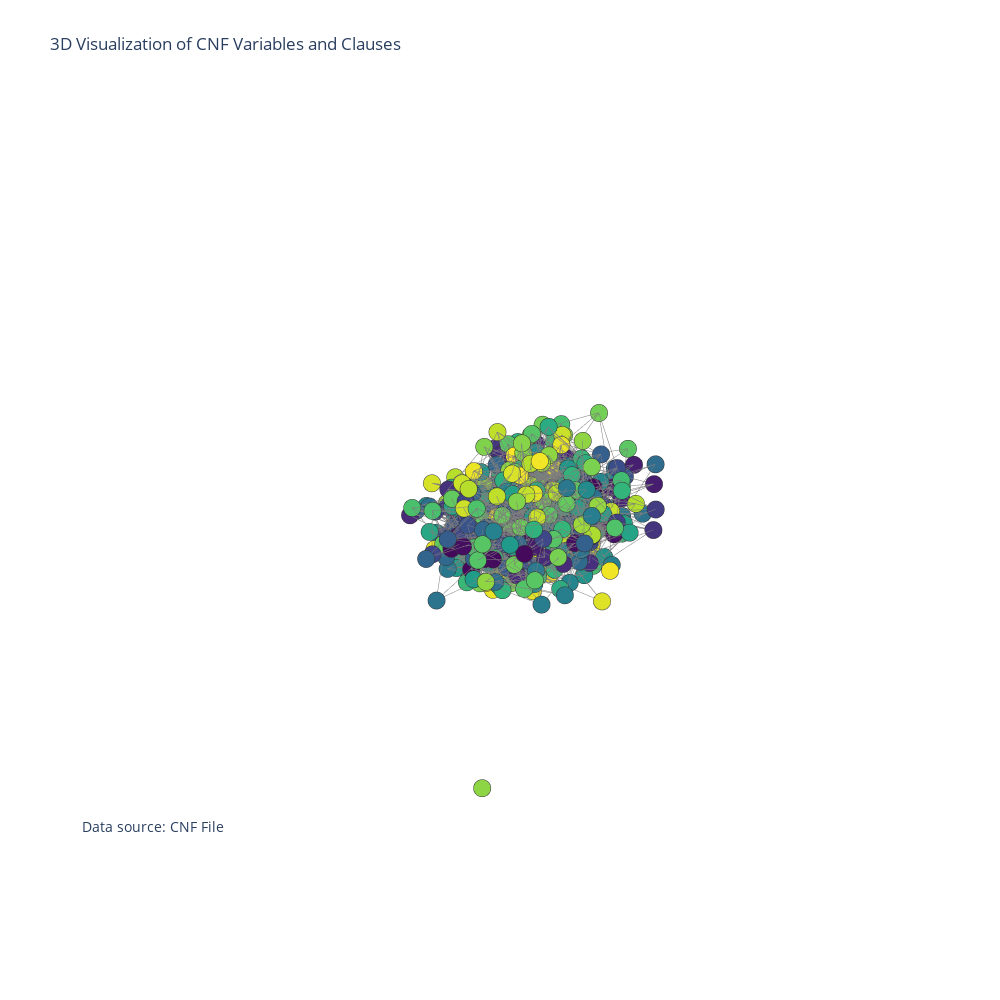

This figure's notebook cell:
### Markdown cell above
Nodes:

Each unique variable in the CNF formula is represented by a node.
The number of nodes is equal to the number of variables specified in the CNF file.
Nodes are typically numbered from 1 to N, where N is the total number of variables.


Edges:

An edge is created between two nodes if their corresponding variables appear in the same clause, regardless of their polarity (positive or negative).
Multiple occurrences of two variables in different clauses still result in only one edge between their nodes.

### Code cell
import graphmaker as gp
Xn, Yn, Zn, labels, color_mapping, node_colors, Xe, Ye, Ze = gp.make_graph_positions(filename='randomly_generetaed_kCNF_3_1000_500_.txt')
gp.plot_graph_from_positions(Xn, Yn, Zn, labels, color_mapping, node_colors, Xe, Ye, Ze)

### Figure 1 — Plotly figure (JSON) as saved in the notebook; plotly's stock layout.template omitted (floating-point values rounded to 4 significant figures; data arrays with more than 128 entries replaced by an {"elided": "..."} marker saying what was removed)
{"data": [{"hoverinfo": "none", "line": {"color": "rgb(125,125,125)", "width": 1}, "mode": "lines", "type": "scatter3d", "x": {"elided": "10434 float values"}, "y": {"elided": "10434 float values"}, "z": {"elided": "10434 float values"}}, {"hoverinfo": "text", "marker": {"color": {"elided": "500 int values"}, "colorscale": [[0, "#440154"], [0.1111, "#482878"], [0.2222, "#3e4989"], [0.3333, "#31688e"], [0.4444, "#26828e"], [0.5556, "#1f9e89"], [0.6667, "#35b779"], [0.7778, "#6ece58"], [0.8889, "#b5de2b"], [1, "#fde725"]], "line": {"color": "rgb(50,50,50)", "width": 0.5}, "size": 6, "symbol": "circle"}, "mode": "markers", "name": "variables", "text": {"elided": "500 str values"}, "type": "scatter3d", "x": {"elided": "501 float values"}, "y": {"elided": "501 float values"}, "z": {"elided": "501 float values"}}], "layout": {"annotations": [{"font": {"size": 14}, "showarrow": false, "text": "Data source: <a href='your_data_source_url'>CNF File</a>", "x": 0, "xanchor": "left", "xref": "paper", "y": 0.1, "yanchor": "bottom", "yref": "paper"}], "height": 1000, "hovermode": "closest", "margin": {"t": 100}, "scene": {"xaxis": {"showbackground": false, "showgrid": false, "showline": false, "showticklabels": false, "title": {"text": ""}, "zeroline": false}, "yaxis": {"showbackground": false, "showgrid": false, "showline": false, "showticklabels": false, "title": {"text": ""}, "zeroline": false}, "zaxis": {"showbackground": false, "showgrid": false, "showline": false, "showticklabels": false, "title": {"text": ""}, "zeroline": false}}, "showlegend": false, "title": {"text": "3D Visualization of CNF Variables and Clauses"}, "width": 1000}}
